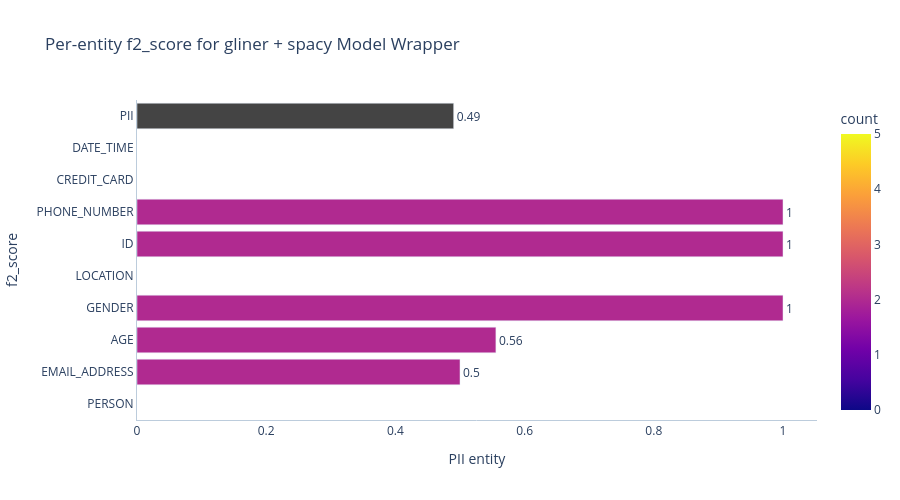
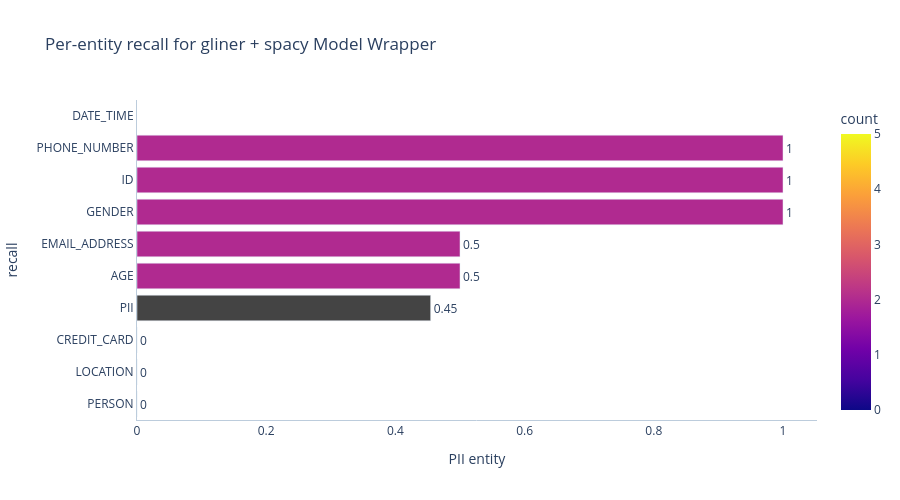
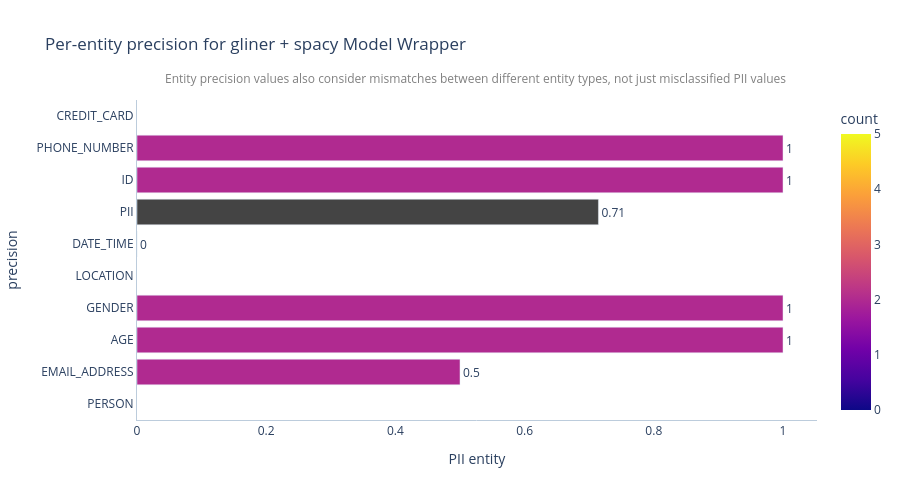

The notebook cell these images were saved under, in order:
### Code cell
output_folder = experiment.plot_results(results)
output_folder

### Figure 1 — Plotly figure (JSON) as saved in the notebook; plotly's stock layout.template omitted (floating-point values rounded to 4 significant figures)
{"data": [{"alignmentgroup": "True", "cliponaxis": false, "hovertemplate": "f2_score=%{x}<br>entity=%{y}<br>count=%{marker.color}<extra></extra>", "legendgroup": "", "marker": {"color": [5, 2, 2, 2, 2, 2, 2, 1, 0, null], "coloraxis": "coloraxis", "pattern": {"shape": ""}}, "name": "", "offsetgroup": "", "orientation": "h", "showlegend": false, "textangle": 0, "textfont": {"size": 12}, "textposition": "outside", "texttemplate": "%{x:.2}", "type": "bar", "x": [null, 0.5556, 1, null, 1, 0.5, 1, null, null, 0.4902], "xaxis": "x", "y": ["PERSON", "AGE", "GENDER", "LOCATION", "ID", "EMAIL_ADDRESS", "PHONE_NUMBER", "CREDIT_CARD", "DATE_TIME", "PII"], "yaxis": "y"}], "layout": {"annotations": [{"font": {"color": "gray", "size": 12}, "showarrow": false, "text": "", "x": 0.5, "xref": "paper", "y": 1.1, "yref": "paper"}], "barmode": "group", "coloraxis": {"colorbar": {"title": {"text": "count"}}, "colorscale": [[0, "#0d0887"], [0.1111, "#46039f"], [0.2222, "#7201a8"], [0.3333, "#9c179e"], [0.4444, "#bd3786"], [0.5556, "#d8576b"], [0.6667, "#ed7953"], [0.7778, "#fb9f3a"], [0.8889, "#fdca26"], [1, "#f0f921"]]}, "height": 500, "legend": {"tracegroupgap": 0}, "plot_bgcolor": "#FFF", "title": {"text": "Per-entity f2_score for gliner + spacy Model Wrapper"}, "xaxis": {"anchor": "y", "domain": [0, 1], "linecolor": "#BCCCDC", "showgrid": false, "title": {"text": "PII entity"}}, "yaxis": {"anchor": "x", "categoryorder": "total ascending", "domain": [0, 1], "linecolor": "#BCCCDC", "showgrid": false, "title": {"text": "f2_score"}}}}

### Figure 2 — Plotly figure (JSON) as saved in the notebook; plotly's stock layout.template omitted (floating-point values rounded to 4 significant figures)
{"data": [{"alignmentgroup": "True", "cliponaxis": false, "hovertemplate": "recall=%{x}<br>entity=%{y}<br>count=%{marker.color}<extra></extra>", "legendgroup": "", "marker": {"color": [5, 2, 2, 2, 2, 2, 2, 1, 0, null], "coloraxis": "coloraxis", "pattern": {"shape": ""}}, "name": "", "offsetgroup": "", "orientation": "h", "showlegend": false, "textangle": 0, "textfont": {"size": 12}, "textposition": "outside", "texttemplate": "%{x:.2}", "type": "bar", "x": [0, 0.5, 1, 0, 1, 0.5, 1, 0, null, 0.4545], "xaxis": "x", "y": ["PERSON", "AGE", "GENDER", "LOCATION", "ID", "EMAIL_ADDRESS", "PHONE_NUMBER", "CREDIT_CARD", "DATE_TIME", "PII"], "yaxis": "y"}], "layout": {"annotations": [{"font": {"color": "gray", "size": 12}, "showarrow": false, "text": "", "x": 0.5, "xref": "paper", "y": 1.1, "yref": "paper"}], "barmode": "group", "coloraxis": {"colorbar": {"title": {"text": "count"}}, "colorscale": [[0, "#0d0887"], [0.1111, "#46039f"], [0.2222, "#7201a8"], [0.3333, "#9c179e"], [0.4444, "#bd3786"], [0.5556, "#d8576b"], [0.6667, "#ed7953"], [0.7778, "#fb9f3a"], [0.8889, "#fdca26"], [1, "#f0f921"]]}, "height": 500, "legend": {"tracegroupgap": 0}, "plot_bgcolor": "#FFF", "title": {"text": "Per-entity recall for gliner + spacy Model Wrapper"}, "xaxis": {"anchor": "y", "domain": [0, 1], "linecolor": "#BCCCDC", "showgrid": false, "title": {"text": "PII entity"}}, "yaxis": {"anchor": "x", "categoryorder": "total ascending", "domain": [0, 1], "linecolor": "#BCCCDC", "showgrid": false, "title": {"text": "recall"}}}}

### Figure 3 — Plotly figure (JSON) as saved in the notebook; plotly's stock layout.template omitted (floating-point values rounded to 4 significant figures)
{"data": [{"alignmentgroup": "True", "cliponaxis": false, "hovertemplate": "precision=%{x}<br>entity=%{y}<br>count=%{marker.color}<extra></extra>", "legendgroup": "", "marker": {"color": [5, 2, 2, 2, 2, 2, 2, 1, 0, null], "coloraxis": "coloraxis", "pattern": {"shape": ""}}, "name": "", "offsetgroup": "", "orientation": "h", "showlegend": false, "textangle": 0, "textfont": {"size": 12}, "textposition": "outside", "texttemplate": "%{x:.2}", "type": "bar", "x": [null, 1, 1, null, 1, 0.5, 1, null, 0, 0.7143], "xaxis": "x", "y": ["PERSON", "AGE", "GENDER", "LOCATION", "ID", "EMAIL_ADDRESS", "PHONE_NUMBER", "CREDIT_CARD", "DATE_TIME", "PII"], "yaxis": "y"}], "layout": {"annotations": [{"font": {"color": "gray", "size": 12}, "showarrow": false, "text": "Entity precision values also consider mismatches between different entity types, not just misclassified PII values\n", "x": 0.5, "xref": "paper", "y": 1.1, "yref": "paper"}], "barmode": "group", "coloraxis": {"colorbar": {"title": {"text": "count"}}, "colorscale": [[0, "#0d0887"], [0.1111, "#46039f"], [0.2222, "#7201a8"], [0.3333, "#9c179e"], [0.4444, "#bd3786"], [0.5556, "#d8576b"], [0.6667, "#ed7953"], [0.7778, "#fb9f3a"], [0.8889, "#fdca26"], [1, "#f0f921"]]}, "height": 500, "legend": {"tracegroupgap": 0}, "plot_bgcolor": "#FFF", "title": {"text": "Per-entity precision for gliner + spacy Model Wrapper"}, "xaxis": {"anchor": "y", "domain": [0, 1], "linecolor": "#BCCCDC", "showgrid": false, "title": {"text": "PII entity"}}, "yaxis": {"anchor": "x", "categoryorder": "total ascending", "domain": [0, 1], "linecolor": "#BCCCDC", "showgrid": false, "title": {"text": "precision"}}}}
